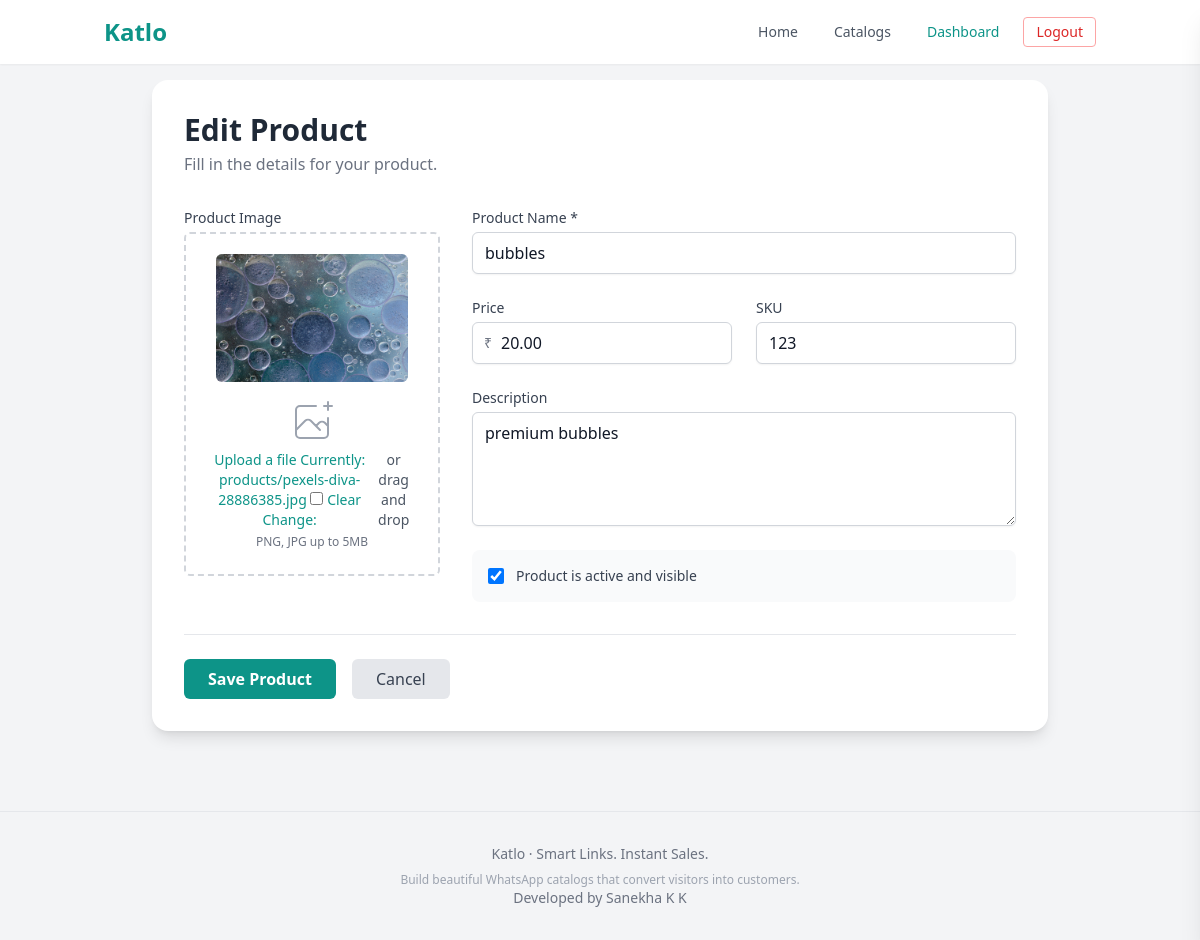
/product/2/edit/ (signed in), run on the app's committed database.
### katloapp/models.py (models this page shows, shortened)
class Product(models.Model):
    business = models.ForeignKey(Business, related_name='products', on_delete=models.CASCADE)
    name = models.CharField(max_length=200)
    price = models.DecimalField(max_digits=12, decimal_places=2, null=True, blank=True)
    description = models.TextField(blank=True)
    image = models.ImageField(upload_to='products/', blank=True, null=True)
    sku = models.CharField(max_length=100, blank=True)
    active = models.BooleanField(default=True)
    created_at = models.DateTimeField(auto_now_add=True)
    class Meta:
        ordering = ['-created_at']

### katloapp/views.py (the view)
# urls.py: path('product/<int:pk>/edit/', views.product_edit, name='product_edit'),
@login_required
def product_edit(request, pk):
    product = get_object_or_404(Product, pk=pk, business__user=request.user)
    if request.method == 'POST':
        form = ProductForm(request.POST, request.FILES, instance=product)
        if form.is_valid():
            form.save()
            messages.success(request, f'Product "{product.name}" updated successfully!')
            return redirect('katloapp:product_list')
        else:
            messages.error(request, 'Please correct the errors below.')
    else:
        form = ProductForm(instance=product)
    return render(request, 'katloapp/product_form.html', {
        'form': form,
        'product': product,
        'page_title': 'Edit Product'
    })

### templates/katloapp/product_form.html (shortened to what this page needs)
{% extends "base.html" %}
{% block content %}
<div class="max-w-4xl mx-auto">
    <div class="bg-white p-8 rounded-2xl shadow-lg">
        <div class="mb-8">
            <h2 class="text-3xl font-bold text-gray-800">{{ page_title }}</h2>
            <p class="text-gray-500 mt-1">Fill in the details for your product.</p>
        </div>
        <form method="post" enctype="multipart/form-data">
            <div class="grid grid-cols-1 lg:grid-cols-3 gap-8">
                <div class="lg:col-span-1">
                    <label class="block text-sm font-medium text-gray-700 mb-1">Product Image</label>
                    <div id="image-preview-container" class="mt-1 flex justify-center px-6 pt-5 pb-6 border-2 border-gray-300 border-dashed rounded-md">
                        <div class="space-y-1 text-center">
                            <img id="image-preview" src="{{ product.image.url|default:'' }}" class="{% if not product.image %}hidden{% endif %} max-h-32 mx-auto mb-4 rounded-md"/>
                            <div id="upload-icon">
                            </div>
                            <div class="flex text-sm text-gray-600">
                                <label for="{{ form.image.id_for_label }}" class="relative cursor-pointer bg-white rounded-md font-medium text-teal-600 hover:text-teal-500 focus-within:outline-none">
                                    <span>Upload a file</span>
                                    {{ form.image }}
                                </label>
                                <p class="pl-1">or drag and drop</p>
                            </div>
                            <p class="text-xs text-gray-500">PNG, JPG up to 5MB</p>
                        </div>
                    </div>
                </div>
                <div class="lg:col-span-2 space-y-6">
                    <div>
                        <label for="{{ form.name.id_for_label }}" class="block text-sm font-medium text-gray-700 mb-1">Product Name *</label>
                        {{ form.name }}
                    </div>
                    <div class="grid grid-cols-1 md:grid-cols-2 gap-6">
                        <div>
                            <label for="{{ form.price.id_for_label }}" class="block text-sm font-medium text-gray-700 mb-1">Price</label>
                            <div class="relative">
                                <div class="absolute inset-y-0 left-0 pl-3 flex items-center pointer-events-none">
                                    <span class="text-gray-500 sm:text-sm">₹</span>
                                </div>
                                {{ form.price }}
                            </div>
                        </div>
                        <div>
                            <label for="{{ form.sku.id_for_label }}" class="block text-sm font-medium text-gray-700 mb-1">SKU</label>
                            {{ form.sku }}
                        </div>
                    </div>
                    <div>
                        <label for="{{ form.description.id_for_label }}" class="block text-sm font-medium text-gray-700 mb-1">Description</label>
                        {{ form.description }}
                    </div>
                    <div class="bg-gray-50 p-4 rounded-lg">
                        <div class="flex items-center">
                            {{ form.active }}
                            <label for="{{ form.active.id_for_label }}" class="ml-3 text-sm text-gray-700">
                                Product is active and visible
                            </label>
                        </div>
                    </div>
                </div>
            </div>
            <div class="flex space-x-4 pt-6 border-t border-gray-200 mt-8">
                <button type="submit" class="bg-teal-600 text-white px-6 py-2 rounded-md hover:bg-teal-700 transition duration-200 font-semibold">
                    Save Product
                </button>
                <a href="{% url 'katloapp:product_list' %}" class="bg-gray-200 text-gray-700 px-6 py-2 rounded-md hover:bg-gray-300 transition duration-200">
                    Cancel
                </a>
            </div>
        </form>
    </div>
</div>
{% endblock %}

### templates/katloapp/product_form.html (style rules this page uses)
input[name="price"] { padding-left: 1.75rem; }

### data on the page
Product: image (picture), name "bubbles", price "20.00", sku "123", description "premium bubbles", active "☑"

### other printed values
{{ page_title }} "Edit Product"
